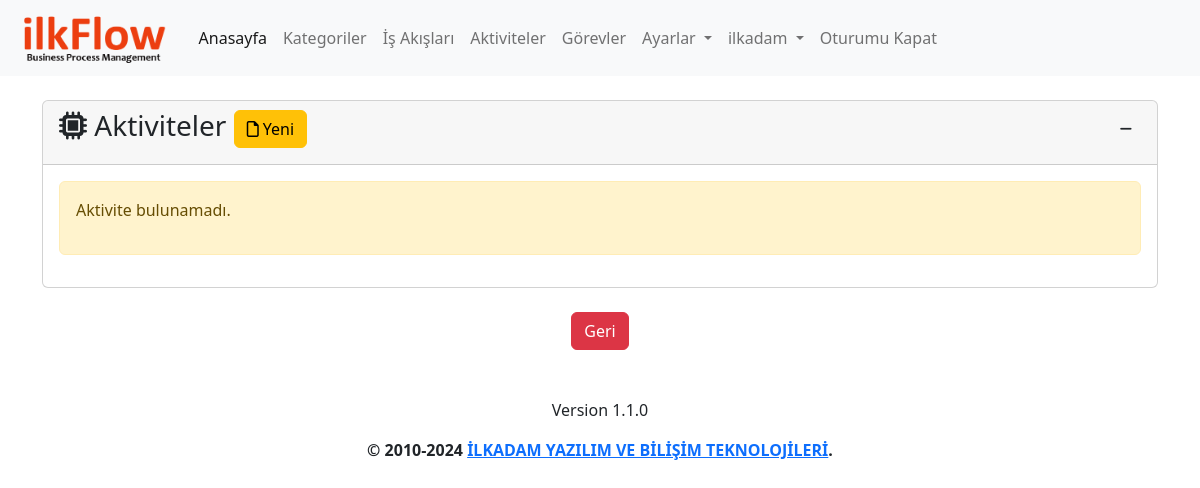
The app's page /activity/ (signed in), older data.
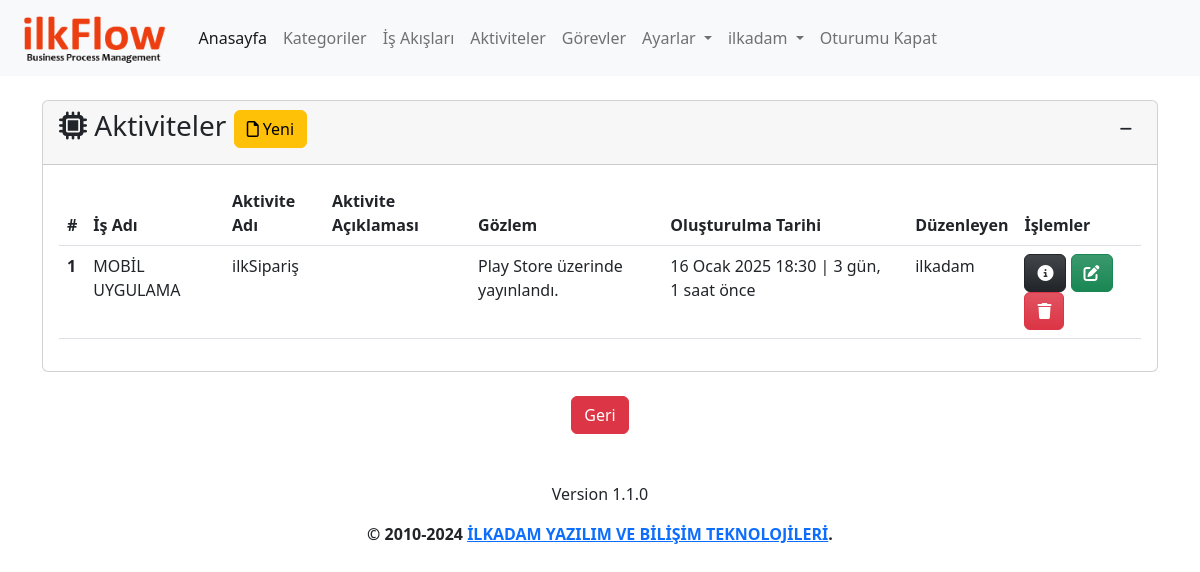
The same page, newer data.
### app/models.py (models this page shows, shortened)
class Activity(models.Model):
    process=models.ForeignKey(Process,on_delete=models.CASCADE,verbose_name='İş Adı')
    name=models.CharField(max_length=500,verbose_name='Aktivite Adı')
    description=models.TextField(verbose_name='Aktivite Açıklaması', blank=True,null=True)
    observation=models.TextField(verbose_name='Gözlem', blank=True,null=True)
    created_date=models.DateTimeField(auto_now_add=True, verbose_name='Oluşturulma Tarihi')
    user=models.ForeignKey(User,on_delete=models.CASCADE,verbose_name='Kullanıcı', blank=True, null=True)
    class Meta:
        verbose_name='Aktive'
        verbose_name_plural='Aktiviteler'

class Process(models.Model):
    category=models.ForeignKey(Category,on_delete=models.CASCADE,verbose_name='Kategori')
    name=models.CharField(max_length=500,verbose_name='İş Akış Adı')
    description=models.TextField(verbose_name='İş Akış Açıklaması', blank=True, null=True)
    state=models.ForeignKey(State, on_delete=models.SET_NULL,verbose_name='Durum', blank=True, null=True)
    created_date=models.DateTimeField(auto_now_add=True, verbose_name='Oluşturulma Tarihi')
    user=models.ForeignKey(User,on_delete=models.CASCADE,verbose_name='Kullanıcı', blank=True, null=True)
    def __str__(self):
        return self.name # + ' - ' + self.created_date.strftime("%d.%m.%Y, %H:%M:%S")
    class Meta:
        verbose_name='İş Akışı'
        verbose_name_plural='İş Akışları'

### app/views.py (the view, shortened to what this page needs)
# urls.py: path('activity/', views.activity, name='activity'),
@login_required(login_url='/user/login/')
def activity(request):
    activity_form=ActivityForm()
    activities = Activity.objects.filter(user=request.user).order_by('-created_date')
    context = {
        'activity_form':activity_form,
        'activities': activities
    }
    return render(request, 'app/activity.html', context)

### templates/app/activity.html (shortened to what the changed rows need)
{% extends 'layout.html' %}
{% load humanize %}
{% block content %}
{% load crispy_forms_tags %}
<div class="row mt-3">
    <div class="col-md-12">
        <div class="card">
            <div class="collapse show" id="collapseActivity">
                <div class="card-body">
                    {% if activities %}
                    <table id="activity" class="table table-hover">
                        <thead>
                            <tr>
                                <th scope="col">#</th>
                                <th scope="col">İş Adı</th>
                                <th scope="col">Aktivite Adı</th>
                                <th scope="col">Aktivite Açıklaması</th>
                                <th scope="col">Gözlem</th>
                                <th scope="col">Oluşturulma Tarihi</th>
                                <th scope="col">Düzenleyen</th>
                                <th scope="col">İşlemler</th>
                            </tr>
                        </thead>
                        <tbody>
                            {% for activity in activities %}
                            <tr>
                                <th scope="row">{{ activity.id }}</th>
                                <td>{{ activity.process }}</td>
                                <td>{{ activity.name }}</td>
                                <td>{{ activity.description | safe }}</td>
                                <td>{{ activity.observation | safe }}</td>
                                <td>{{ activity.created_date }} | {{ activity.created_date | timesince}} önce</td>
                                <td>{{ activity.user }}</td>
                                <td>
                                    <a href="{% url 'activity_detail' activity.id %}" class="btn btn-dark bg-gradient"
                                        data-bs-toggle="popover" data-bs-trigger="hover" data-bs-title="Detaylar"
                                        data-bs-content="Seçili satırdaki kaydın detaylarını görüntüler.">
                                        <i class="fa-solid fa-circle-info"></i>
                                    </a>
                                    <a class="btn btn-success bg-gradient"
                                        href="{% url 'activity_update' activity.id %}" data-bs-toggle="popover"
                                        data-bs-trigger="hover" data-bs-title="Düzenle"
                                        data-bs-content="Seçili satırdaki kaydı düzenler.">
                                        <i class="fa-solid fa-pen-to-square"></i>
                                    </a>
                                    <a class="btn btn-danger bg-gradient" href="{% url 'activity_delete' activity.id %}"
                                        data-bs-toggle="popover" data-bs-trigger="hover" data-bs-title="Sil"
                                        data-bs-content="Seçili satırdaki kaydı siler.">
                                        <i class="fa-solid fa-trash"></i>
                                    </a>
                                </td>
                            </tr>
                            {% endfor %}
                        </tbody>
                    </table>
                    {% else %}
                    <div class="alert alert-warning">
                        <p>Aktivite bulunamadı.</p>
                    </div>
                    {% endif %}
                </div>
            </div>
        </div>
    </div>
</div>
{% endblock %}

Row changes from the older to the newer data that the page shows:
added Activity: id "1", process "MOBİL UYGULAMA", name "ilkSipariş", observation "Play Store üzerinde yayınlandı.", created_date "16 Ocak 2025 18:30", created_date "3 gün, 1 saat", user "ilkadam"
Text that changed along with them:
text no longer shown: "Aktivite bulunamadı."
text now shown: "# İş Adı Aktivite Adı Aktivite Açıklaması Gözlem Oluşturulma Tarihi Düzenleyen İşlemler"
